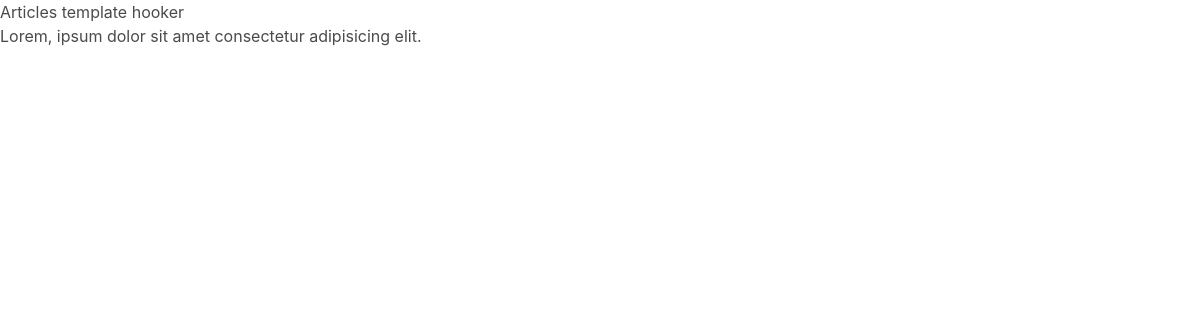
The page /articles/ on the database as committed earlier.
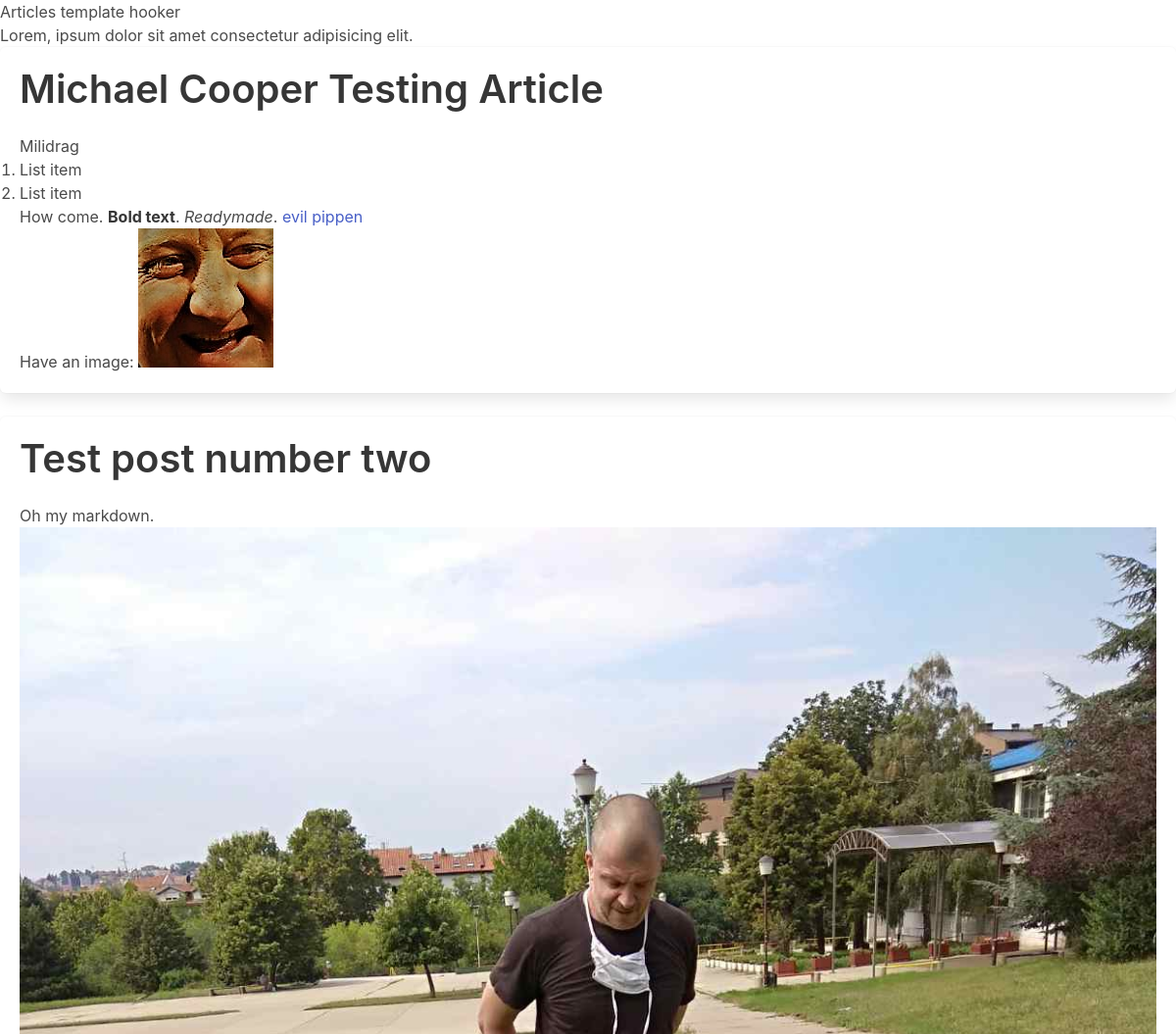
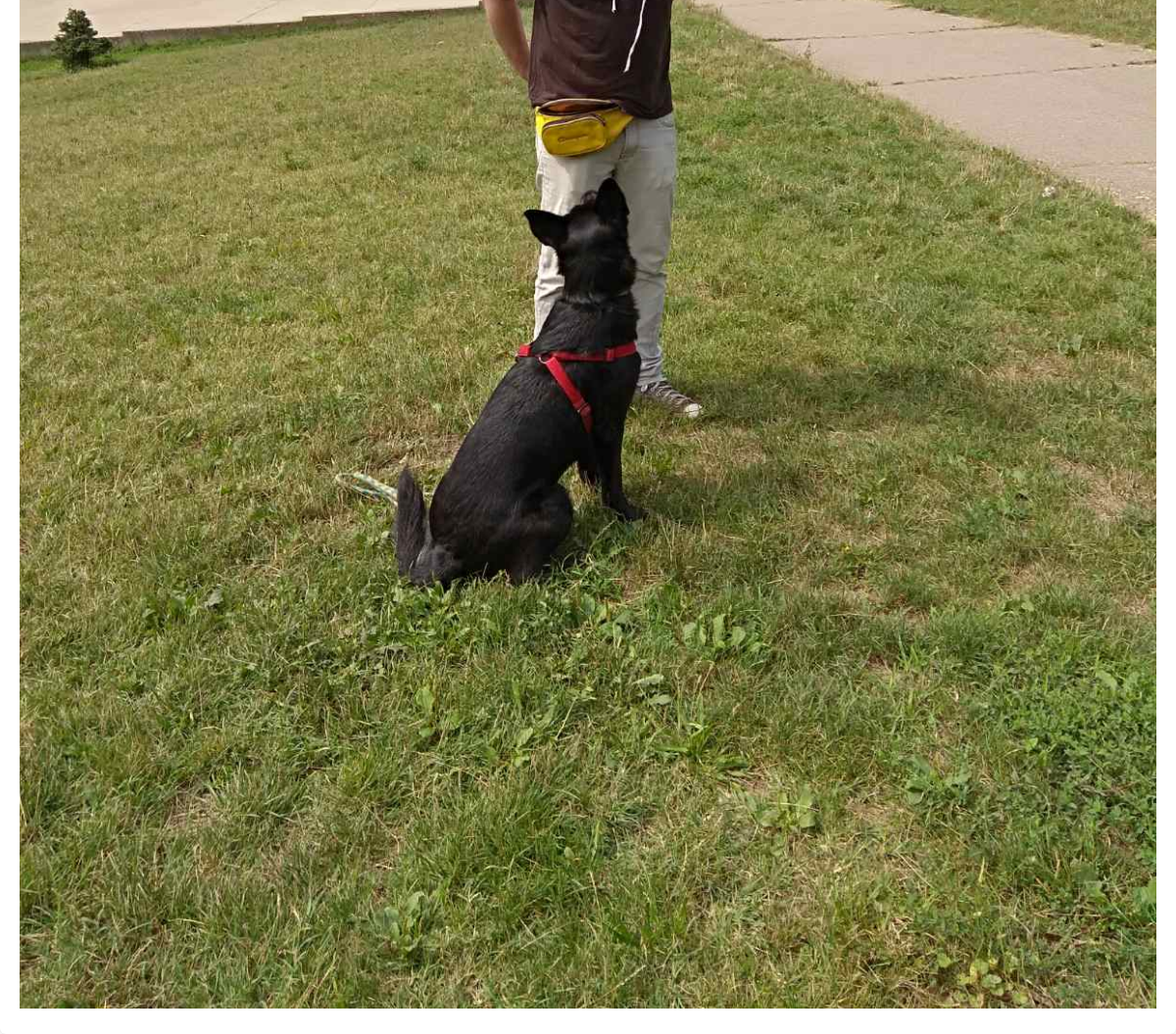
The same page on the database as committed later (2 pictures, top to bottom).
### articles/models.py (models this page shows, shortened)
class Article(models.Model):
    title = models.CharField(max_length=200)
    body = models.TextField(blank=True, null=True)
    short = models.TextField()

### articles/views.py (the view)
# urls.py: path('articles/', ArticleListView.as_view(), name='articles'),
class ArticleListView(ListView):
    model = Article
    template_name = 'articles.html'

### templates/articles.html (shortened to what this page needs)
{% load markdown_deux_tags %}
<!DOCTYPE html>
<html lang="en">
<head>
    <link rel="stylesheet" href="https://cdn.jsdelivr.net/npm/bulma@0.9.0/css/bulma.css">
</head>
<body>
    <h1>Articles template hooker</h1>
    <p>Lorem, ipsum dolor sit amet consectetur adipisicing elit.</p>
    {% for article in object_list %}
    <div class="box">
        <h1 class="title is-2">{{ article.title }}</h1>
        {{ article.body|markdown }}
    </div>
    {% endfor %}
</body>
</html>

Rows that differ between the two databases and show on the page:
added Article: title "Michael Cooper Testing Article", body "Milidrag List item List item How come. Bold text . Readymade . evil pippen Have an image:", body (picture)
added Article: title "Test post number two", body "Oh my markdown.", body (picture)
